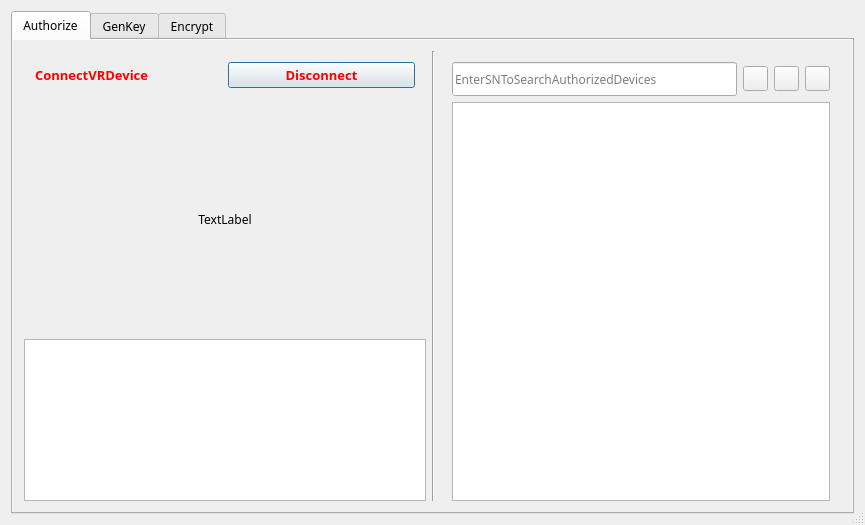
<?xml version="1.0" encoding="UTF-8"?>
<ui version="4.0">
 <class>Application</class>
 <widget class="QDialog" name="Application">
  <property name="geometry">
   <rect>
    <x>0</x>
    <y>0</y>
    <width>859</width>
    <height>525</height>
   </rect>
  </property>
  <property name="font">
   <font>
    <family>微软雅黑</family>
    <pointsize>9</pointsize>
   </font>
  </property>
  <property name="contextMenuPolicy">
   <enum>Qt::DefaultContextMenu</enum>
  </property>
  <property name="windowTitle">
   <string>Title</string>
  </property>
  <property name="sizeGripEnabled">
   <bool>true</bool>
  </property>
  <layout class="QHBoxLayout" name="horizontalLayout_2">
   <item>
    <widget class="QTabWidget" name="tabWidget">
     <property name="font">
      <font>
       <family>微软雅黑</family>
      </font>
     </property>
     <property name="autoFillBackground">
      <bool>true</bool>
     </property>
     <property name="currentIndex">
      <number>0</number>
     </property>
     <widget class="QWidget" name="tab1">
      <property name="autoFillBackground">
       <bool>true</bool>
      </property>
      <attribute name="title">
       <string>Authorize</string>
      </attribute>
      <layout class="QVBoxLayout" name="verticalLayout_5" stretch="0">
       <item>
        <layout class="QHBoxLayout" name="horizontalLayout_7" stretch="1,0,2">
         <property name="sizeConstraint">
          <enum>QLayout::SetMaximumSize</enum>
         </property>
         <item>
          <layout class="QVBoxLayout" name="verticalLayout_8">
           <property name="leftMargin">
            <number>0</number>
           </property>
           <property name="rightMargin">
            <number>0</number>
           </property>
           <item>
            <widget class="QWidget" name="widget" native="true">
             <property name="maximumSize">
              <size>
               <width>16777215</width>
               <height>50</height>
              </size>
             </property>
             <layout class="QHBoxLayout" name="horizontalLayout">
              <item>
               <widget class="QLabel" name="connectTitle">
                <property name="sizePolicy">
                 <sizepolicy hsizetype="Preferred" vsizetype="Preferred">
                  <horstretch>0</horstretch>
                  <verstretch>0</verstretch>
                 </sizepolicy>
                </property>
                <property name="minimumSize">
                 <size>
                  <width>0</width>
                  <height>0</height>
                 </size>
                </property>
                <property name="maximumSize">
                 <size>
                  <width>16777215</width>
                  <height>16777215</height>
                 </size>
                </property>
                <property name="font">
                 <font>
                  <family>微软雅黑</family>
                  <pointsize>10</pointsize>
                  <weight>75</weight>
                  <bold>true</bold>
                 </font>
                </property>
                <property name="styleSheet">
                 <string notr="true">color:red;</string>
                </property>
                <property name="text">
                 <string>ConnectVRDevice</string>
                </property>
               </widget>
              </item>
              <item>
               <widget class="QPushButton" name="disconnect">
                <property name="minimumSize">
                 <size>
                  <width>0</width>
                  <height>0</height>
                 </size>
                </property>
                <property name="maximumSize">
                 <size>
                  <width>16777215</width>
                  <height>16777215</height>
                 </size>
                </property>
                <property name="font">
                 <font>
                  <family>微软雅黑</family>
                  <pointsize>10</pointsize>
                  <weight>75</weight>
                  <bold>true</bold>
                 </font>
                </property>
                <property name="styleSheet">
                 <string notr="true">color:red;</string>
                </property>
                <property name="text">
                 <string>Disconnect</string>
                </property>
                <property name="flat">
                 <bool>false</bool>
                </property>
               </widget>
              </item>
             </layout>
            </widget>
           </item>
           <item>
            <widget class="QStackedWidget" name="stackedWidget">
             <property name="currentIndex">
              <number>1</number>
             </property>
             <widget class="QWidget" name="infoPage">
              <layout class="QVBoxLayout" name="verticalLayout_3">
               <property name="topMargin">
                <number>0</number>
               </property>
               <property name="bottomMargin">
                <number>0</number>
               </property>
               <item>
                <widget class="QGroupBox" name="groupBox">
                 <property name="minimumSize">
                  <size>
                   <width>380</width>
                   <height>160</height>
                  </size>
                 </property>
                 <property name="font">
                  <font>
                   <family>微软雅黑</family>
                  </font>
                 </property>
                 <property name="title">
                  <string>GroupBox</string>
                 </property>
                 <layout class="QVBoxLayout" name="verticalLayout_6">
                  <item>
                   <layout class="QGridLayout" name="gridLayout" rowstretch="1,1,1" columnstretch="1,4">
                    <item row="0" column="0">
                     <widget class="QLabel" name="label">
                      <property name="minimumSize">
                       <size>
                        <width>140</width>
                        <height>0</height>
                       </size>
                      </property>
                      <property name="maximumSize">
                       <size>
                        <width>140</width>
                        <height>16777215</height>
                       </size>
                      </property>
                      <property name="text">
                       <string>DeviceName</string>
                      </property>
                     </widget>
                    </item>
                    <item row="1" column="0">
                     <widget class="QLabel" name="label2">
                      <property name="text">
                       <string>DeviceSN</string>
                      </property>
                     </widget>
                    </item>
                    <item row="0" column="1">
                     <widget class="QLabel" name="deviceName">
                      <property name="text">
                       <string>Pico Goblin</string>
                      </property>
                     </widget>
                    </item>
                    <item row="2" column="0">
                     <widget class="QLabel" name="label_3">
                      <property name="text">
                       <string>DeviceFirmware</string>
                      </property>
                     </widget>
                    </item>
                    <item row="2" column="1">
                     <widget class="QLabel" name="deviceFirmware">
                      <property name="text">
                       <string>DeviceFirmware</string>
                      </property>
                     </widget>
                    </item>
                    <item row="1" column="1">
                     <widget class="QLabel" name="deviceSN">
                      <property name="text">
                       <string>PA3210PGB5060113B</string>
                      </property>
                     </widget>
                    </item>
                   </layout>
                  </item>
                 </layout>
                </widget>
               </item>
               <item>
                <widget class="QWidget" name="widget_2" native="true">
                 <layout class="QHBoxLayout" name="horizontalLayout_3">
                  <item>
                   <spacer name="horizontalSpacer_3">
                    <property name="orientation">
                     <enum>Qt::Horizontal</enum>
                    </property>
                    <property name="sizeHint" stdset="0">
                     <size>
                      <width>209</width>
                      <height>20</height>
                     </size>
                    </property>
                   </spacer>
                  </item>
                  <item>
                   <widget class="QPushButton" name="authorize">
                    <property name="minimumSize">
                     <size>
                      <width>0</width>
                      <height>40</height>
                     </size>
                    </property>
                    <property name="maximumSize">
                     <size>
                      <width>16777215</width>
                      <height>40</height>
                     </size>
                    </property>
                    <property name="font">
                     <font>
                      <pointsize>10</pointsize>
                      <weight>75</weight>
                      <bold>true</bold>
                     </font>
                    </property>
                    <property name="autoFillBackground">
                     <bool>true</bool>
                    </property>
                    <property name="styleSheet">
                     <string notr="true"/>
                    </property>
                    <property name="text">
                     <string>NoDeviceConnected</string>
                    </property>
                    <property name="checkable">
                     <bool>false</bool>
                    </property>
                    <property name="flat">
                     <bool>false</bool>
                    </property>
                   </widget>
                  </item>
                 </layout>
                </widget>
               </item>
              </layout>
             </widget>
             <widget class="QWidget" name="pageLoading">
              <layout class="QVBoxLayout" name="verticalLayout_7">
               <property name="topMargin">
                <number>0</number>
               </property>
               <property name="bottomMargin">
                <number>0</number>
               </property>
               <item>
                <widget class="QLabel" name="loading">
                 <property name="text">
                  <string>TextLabel</string>
                 </property>
                 <property name="alignment">
                  <set>Qt::AlignCenter</set>
                 </property>
                </widget>
               </item>
              </layout>
             </widget>
            </widget>
           </item>
           <item>
            <widget class="QListView" name="log"/>
           </item>
          </layout>
         </item>
         <item>
          <widget class="Line" name="line">
           <property name="orientation">
            <enum>Qt::Vertical</enum>
           </property>
          </widget>
         </item>
         <item>
          <widget class="QWidget" name="widget_3" native="true">
           <property name="minimumSize">
            <size>
             <width>400</width>
             <height>0</height>
            </size>
           </property>
           <property name="maximumSize">
            <size>
             <width>16777215</width>
             <height>16777215</height>
            </size>
           </property>
           <layout class="QVBoxLayout" name="verticalLayout_9">
            <property name="bottomMargin">
             <number>0</number>
            </property>
            <item>
             <layout class="QHBoxLayout" name="horizontalLayout_8" stretch="0,0,0,0">
              <item>
               <widget class="QLineEdit" name="lineEdit">
                <property name="minimumSize">
                 <size>
                  <width>0</width>
                  <height>34</height>
                 </size>
                </property>
                <property name="toolTip">
                 <string/>
                </property>
                <property name="statusTip">
                 <string/>
                </property>
                <property name="inputMask">
                 <string/>
                </property>
                <property name="text">
                 <string/>
                </property>
                <property name="placeholderText">
                 <string>EnterSNToSearchAuthorizedDevices</string>
                </property>
               </widget>
              </item>
              <item>
               <widget class="QPushButton" name="search">
                <property name="minimumSize">
                 <size>
                  <width>25</width>
                  <height>25</height>
                 </size>
                </property>
                <property name="maximumSize">
                 <size>
                  <width>25</width>
                  <height>25</height>
                 </size>
                </property>
                <property name="styleSheet">
                 <string notr="true">border-image: url(:/images/search);</string>
                </property>
                <property name="text">
                 <string/>
                </property>
               </widget>
              </item>
              <item>
               <widget class="QPushButton" name="clear">
                <property name="minimumSize">
                 <size>
                  <width>25</width>
                  <height>25</height>
                 </size>
                </property>
                <property name="maximumSize">
                 <size>
                  <width>25</width>
                  <height>25</height>
                 </size>
                </property>
                <property name="styleSheet">
                 <string notr="true">border-image: url(:/images/delete);</string>
                </property>
                <property name="text">
                 <string/>
                </property>
               </widget>
              </item>
              <item>
               <widget class="QPushButton" name="refresh">
                <property name="minimumSize">
                 <size>
                  <width>25</width>
                  <height>25</height>
                 </size>
                </property>
                <property name="maximumSize">
                 <size>
                  <width>25</width>
                  <height>25</height>
                 </size>
                </property>
                <property name="styleSheet">
                 <string notr="true">border-image: url(:/images/refresh);</string>
                </property>
                <property name="text">
                 <string/>
                </property>
               </widget>
              </item>
             </layout>
            </item>
            <item>
             <widget class="QListView" name="deviceList"/>
            </item>
           </layout>
          </widget>
         </item>
        </layout>
       </item>
      </layout>
     </widget>
     <widget class="QWidget" name="tab2">
      <property name="autoFillBackground">
       <bool>true</bool>
      </property>
      <attribute name="title">
       <string>GenKey</string>
      </attribute>
      <layout class="QVBoxLayout" name="verticalLayout_4"/>
     </widget>
     <widget class="QWidget" name="tab3">
      <property name="autoFillBackground">
       <bool>true</bool>
      </property>
      <attribute name="title">
       <string>Encrypt</string>
      </attribute>
      <layout class="QVBoxLayout" name="verticalLayout">
       <item>
        <layout class="QHBoxLayout" name="openers">
         <item>
          <widget class="QPushButton" name="openFile">
           <property name="text">
            <string>File...</string>
           </property>
          </widget>
         </item>
         <item>
          <widget class="QPushButton" name="openFolder">
           <property name="text">
            <string>Folder...</string>
           </property>
          </widget>
         </item>
         <item>
          <spacer name="horizontalSpacer">
           <property name="orientation">
            <enum>Qt::Horizontal</enum>
           </property>
           <property name="sizeHint" stdset="0">
            <size>
             <width>40</width>
             <height>20</height>
            </size>
           </property>
          </spacer>
         </item>
        </layout>
       </item>
       <item>
        <widget class="QTableWidget" name="tableWidget"/>
       </item>
      </layout>
     </widget>
    </widget>
   </item>
  </layout>
 </widget>
 <layoutdefault spacing="6" margin="11"/>
 <resources>
  <include location="Application.qrc"/>
 </resources>
 <connections/>
</ui>
